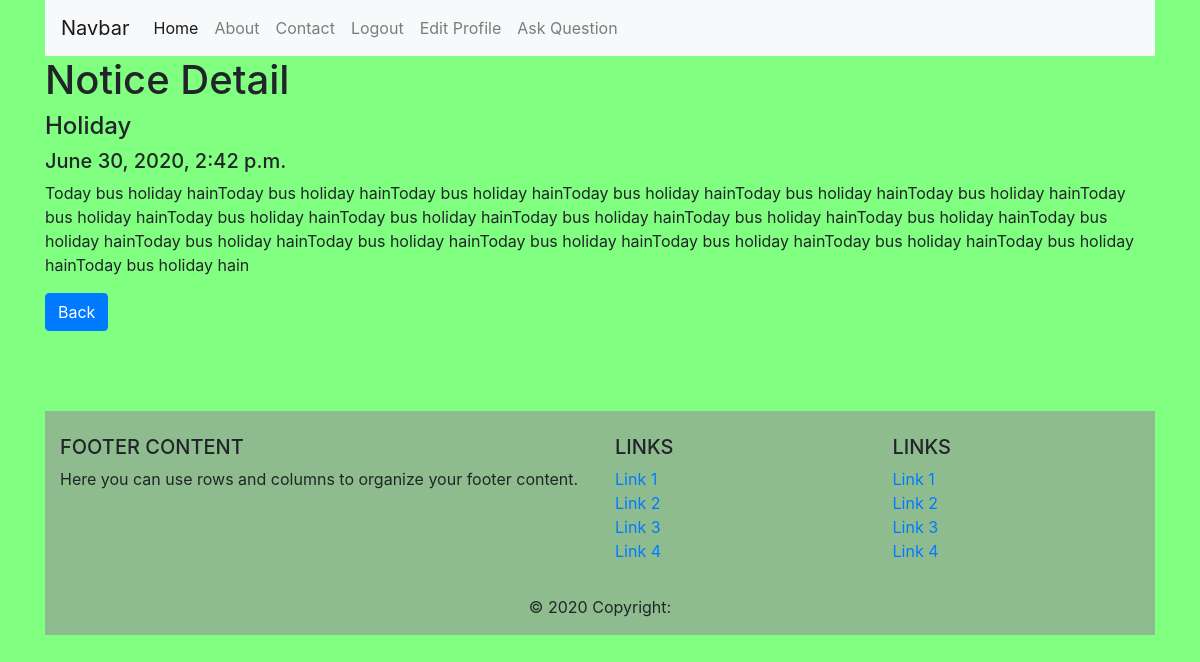
Screenshot of /college/notice/2 (signed in) with the database file from the repository.
### college/models.py (models this page shows)
class Notice(models.Model):
    subject = models.CharField(max_length = 100)
    msg = models.TextField()
    cr_date = models.DateTimeField(auto_now_add = True)
    branch = models.ForeignKey(to=Branch, on_delete=CASCADE, null=True, blank=True)

### college/views.py (the view)
# urls.py: path('notice/<int:pk>', views.NoticeDetailView.as_view(), name='notice-detail'),
@method_decorator(login_required, name="dispatch")
class NoticeDetailView(DetailView):
    model = Notice

### college/templates/college/notice_detail.html
{% extends 'base.html' %}
{% block content %}
<h1>Notice Detail</h1>
<h4>{{notice.subject}}</h4>
<h5>{{notice.cr_date}}</h5>
<p>{{notice.msg}}</p>
<h3><a href='{% url 'home' %}' class ="btn btn-primary" >Back</a></h3>
{% endblock content %}

### college/static/style.css (style rules this page uses)
body { background-color: #80ff80; }

### rows the page displays
Notice: subject "Holiday", cr_date "June 30, 2020, 2:42 p.m.", msg "Today bus holiday hainToday bus holiday hainToday bus holiday hainToday bus holiday hainToday bus holiday hainToday bus holiday hainToday bus holiday hainToday bus holiday hainToday bus holiday hainToday bus holiday hainToday bus holiday hainToday bus holiday hainToday bus holiday hainToday bus holiday hainToday bus holiday hainToday bus holiday hainToday bus holiday hainToday bus holiday hainToday bus holiday hainToday bus holiday hain"
